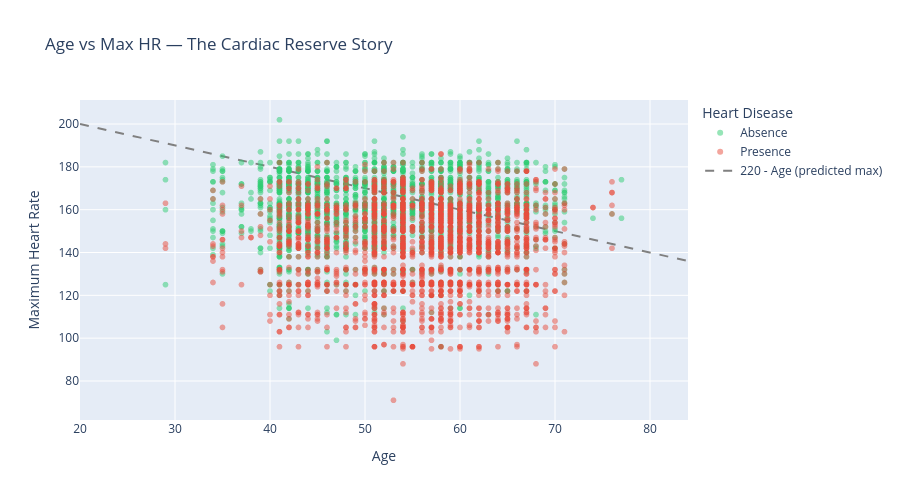

Notebook cell for this chart:
### Markdown cell above
<a id="3"></a>
# 3. Feature Interactions

Let's explore clinically meaningful feature interactions:

### Code cell
# Age vs Max HR — colored by heart disease
sample = train.sample(5000, random_state=42)

fig = px.scatter(sample, x='Age', y='Max HR', color='Heart Disease',
                 color_discrete_map={'Presence': '#e74c3c', 'Absence': '#2ecc71'},
                 opacity=0.5, title='Age vs Max HR — The Cardiac Reserve Story',
                 labels={'Max HR': 'Maximum Heart Rate'})

# Add age-predicted max HR line (220 - Age)
ages = np.arange(20, 85)
fig.add_trace(go.Scatter(x=ages, y=220 - ages, mode='lines',
                         line=dict(dash='dash', color='gray', width=2),
                         name='220 - Age (predicted max)'))
fig.update_layout(height=500)
fig.show()

print('Patients with heart disease tend to have LOWER Max HR for their age.')
print('The gap between the dashed line (predicted max) and actual Max HR = cardiac reserve deficit.')

### Figure 1 — Plotly figure (JSON) as saved in the notebook; plotly's stock layout.template omitted (floating-point values rounded to 4 significant figures; data arrays with more than 128 entries replaced by an {"elided": "..."} marker saying what was removed)
{"data": [{"hovertemplate": "Heart Disease=Absence<br>Age=%{x}<br>Maximum Heart Rate=%{y}<extra></extra>", "legendgroup": "Absence", "marker": {"color": "#2ecc71", "opacity": 0.5, "symbol": "circle"}, "mode": "markers", "name": "Absence", "showlegend": true, "type": "scattergl", "x": {"elided": "2802 float values"}, "xaxis": "x", "y": {"elided": "2802 float values"}, "yaxis": "y"}, {"hovertemplate": "Heart Disease=Presence<br>Age=%{x}<br>Maximum Heart Rate=%{y}<extra></extra>", "legendgroup": "Presence", "marker": {"color": "#e74c3c", "opacity": 0.5, "symbol": "circle"}, "mode": "markers", "name": "Presence", "showlegend": true, "type": "scattergl", "x": {"elided": "2198 float values"}, "xaxis": "x", "y": {"elided": "2198 float values"}, "yaxis": "y"}, {"line": {"color": "gray", "dash": "dash", "width": 2}, "mode": "lines", "name": "220 - Age (predicted max)", "type": "scatter", "x": [20, 21, 22, 23, 24, 25, 26, 27, 28, 29, 30, 31, 32, 33, 34, 35, 36, 37, 38, 39, 40, 41, 42, 43, 44, 45, 46, 47, 48, 49, 50, 51, 52, 53, 54, 55, 56, 57, 58, 59, 60, 61, 62, 63, 64, 65, 66, 67, 68, 69, 70, 71, 72, 73, 74, 75, 76, 77, 78, 79, 80, 81, 82, 83, 84], "y": [200, 199, 198, 197, 196, 195, 194, 193, 192, 191, 190, 189, 188, 187, 186, 185, 184, 183, 182, 181, 180, 179, 178, 177, 176, 175, 174, 173, 172, 171, 170, 169, 168, 167, 166, 165, 164, 163, 162, 161, 160, 159, 158, 157, 156, 155, 154, 153, 152, 151, 150, 149, 148, 147, 146, 145, 144, 143, 142, 141, 140, 139, 138, 137, 136]}], "layout": {"height": 500, "legend": {"title": {"text": "Heart Disease"}, "tracegroupgap": 0}, "title": {"text": "Age vs Max HR — The Cardiac Reserve Story"}, "xaxis": {"anchor": "y", "domain": [0, 1], "title": {"text": "Age"}}, "yaxis": {"anchor": "x", "domain": [0, 1], "title": {"text": "Maximum Heart Rate"}}}}
